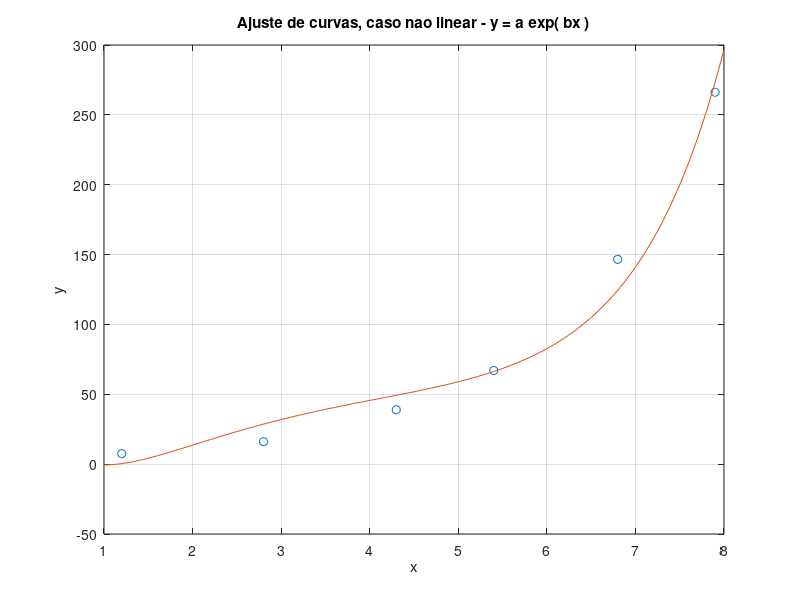

This chart was generated by the following MATLAB code:
clc
clear
%%%%%%%%%%%%%%%%%%%%%%%%%%%%%%%%%%%%%%%%%%%%%%%%%%%%%%%%%%%%%%%%
% Questao 2: Ajuste de Curvas, caso nao linear
%     y = a exp( bx )
%
%%%%%%%%%%%%%%%%%%%%%%%%%%%%%%%%%%%%%%%%%%%%%%%%%%%%%%%%%%%%%%%%%%%%%%%%%%%%%%%%
disp('2. Ajuste de Curvas: y = a exp( bx )');
disp(' ');

xData = [1.2; 2.8; 4.3; 5.4; 6.8; 7.9];
yData = [7.5; 16.1; 38.9; 67.0; 146.6; 266.2];
F = ones(length(xData),3);
F(:,2) = exp(xData(:));
F(:,3) = xData(:).*exp(-xData(:));
a = F\yData

%plota o grafico
xp = 1:0.1:8;
yp = a(1) + a(2) * exp(xp) + a(3) * xp .* exp(-xp);
plot(xData,yData,'o',xp,yp)
xlabel('x'),ylabel('y')
title('Ajuste de curvas, caso nao linear - y = a exp( bx )')
grid on

fprintf('\n');
disp('Final da Questao de Ajuste');






